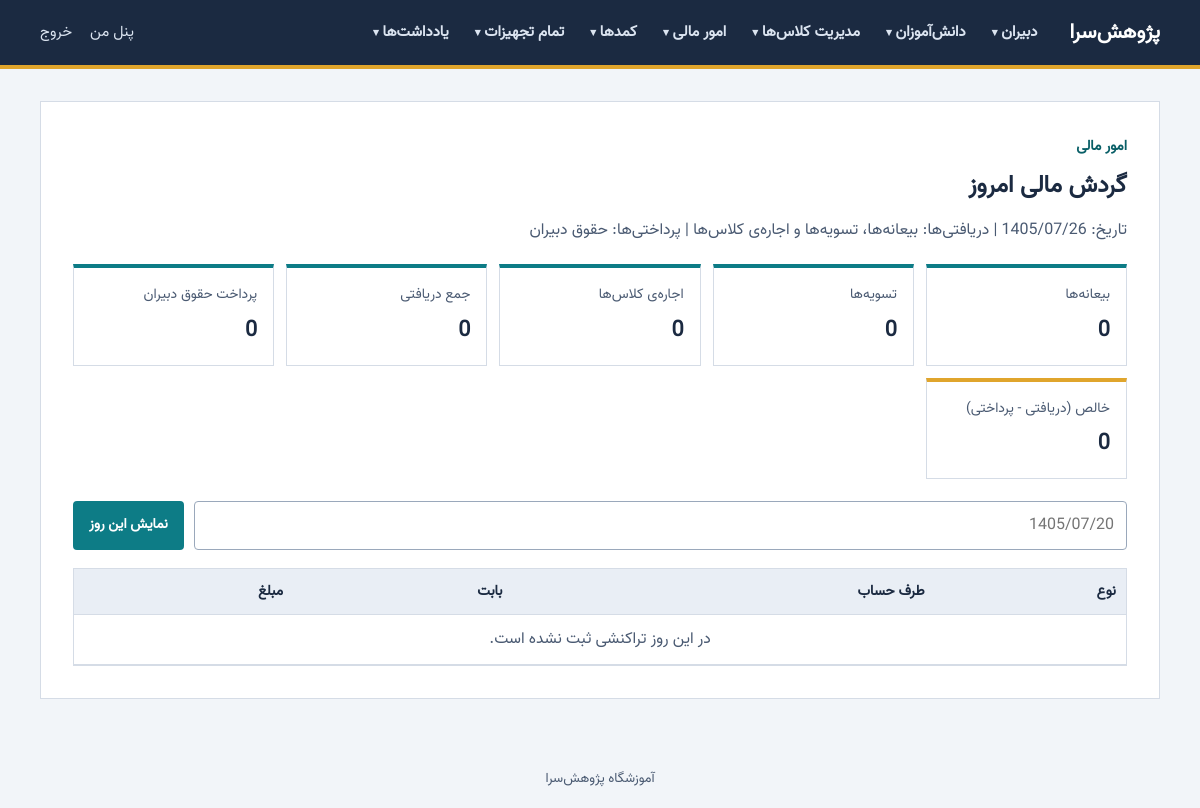
Page /admin/finance/today-turnover (signed in) on the earlier database version.
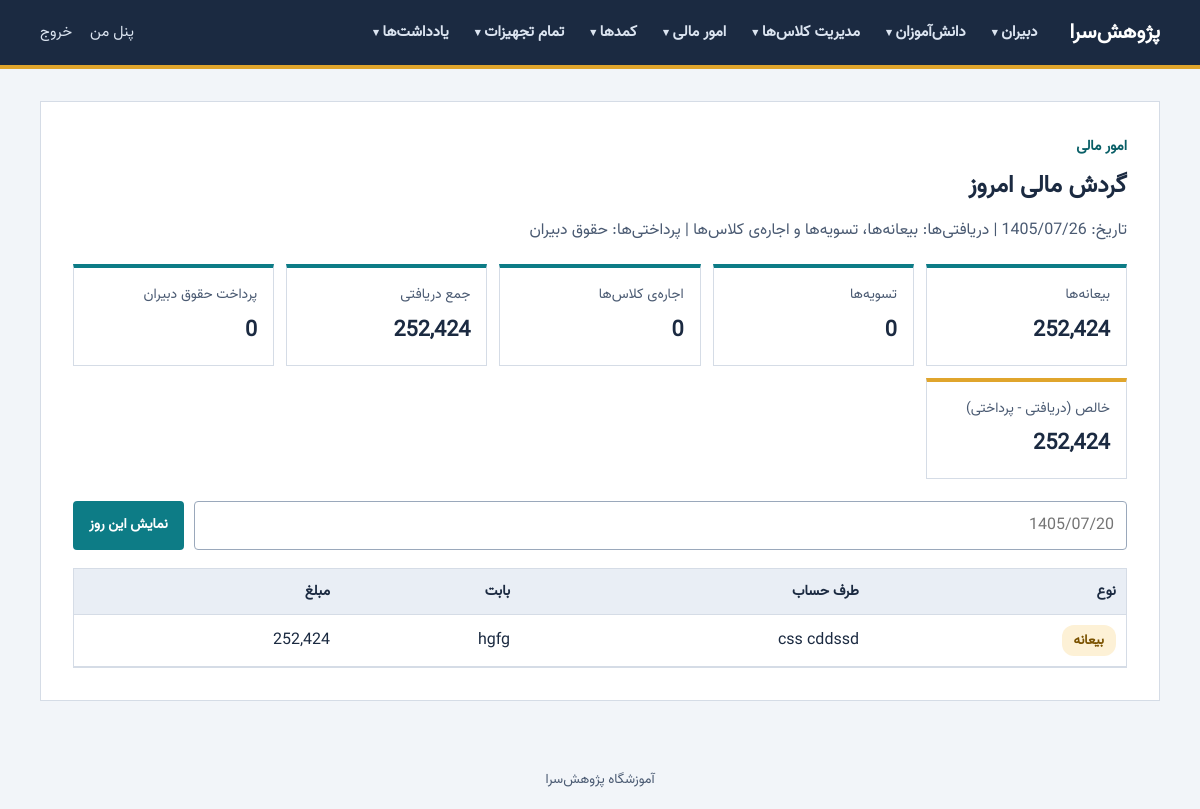
Same page on the later database version.
### models.py (models this page shows, shortened)
class Payments(db.Model):
    id = db.Column(db.Integer, primary_key=True)
    student_national_id_number = db.Column(db.Text)
    course_code = db.Column(db.Text)
    amount = db.Column(db.Integer)
    kind = db.Column(db.Text)
    payment_date = db.Column(db.Text)

class Courses(db.Model):
    id = db.Column(db.Integer, primary_key=True)
    course_name = db.Column(db.Text)
    course_instructor_national_id_number = db.Column(db.Text)
    number_of_students = db.Column(db.Integer)
    number_of_session = db.Column(db.Integer, default=0)
    activation_date = db.Column(db.Text)
    course_code = db.Column(db.Text)
    price = db.Column(db.Integer)
    teacher_salary = db.Column(db.Integer)
    active = db.Column(
        db.Boolean,
        default=False
    )
    end_of_course = db.Column(
        db.Boolean,
        default=False
    )

### app.py (the view)
@app.route("/admin/finance/today-turnover")
@login_required
@role_required("admin")
def finance_today():
    today = format_jalali(*today_jalali())
    raw = clean_digits(request.args.get("date"), 20)
    day = today
    if raw:
        parsed = parse_jalali_date(raw)
        if parsed:
            day = parsed
        else:
            flash("تاریخ نامعتبر است؛ امروز نمایش داده شد. تاریخ شمسی را مثل ۱۴۰۵/۰۷/۲۰ وارد کنید.", "error")
    payments = Payments.query.filter_by(payment_date=day).order_by(Payments.id).all()
    rentals = Renting_out_a_class.query.filter_by(registration_date=day).order_by(
        Renting_out_a_class.id).all()
    salaries = TeacherPayments.query.filter_by(payment_date=day).order_by(TeacherPayments.id).all()
    students = student_name_map(p.student_national_id_number for p in payments)
    teachers = teacher_name_map([r.teacher_national_id_number for r in rentals]
                                + [s.teacher_national_id_number for s in salaries])
    courses = course_name_map()
    entries = []
    for p in payments:
        course = courses.get(p.course_code)
        entries.append({"kind": p.kind or "پرداخت", "out": False,
                        "who": students.get(p.student_national_id_number, p.student_national_id_number or "—"),
                        "what": course.course_name if course and course.course_name else (p.course_code or "—"),
                        "amount": p.amount or 0})
    for r in rentals:
        entries.append({"kind": "اجاره کلاس", "out": False,
                        "who": teachers.get(r.teacher_national_id_number, r.teacher_national_id_number or "—"),
                        "what": f"کلاس {r.class_number} ({(r.class_start_time or '')[11:16]} تا {(r.class_end_time or '')[11:16]})",
                        "amount": r.amount or 0})
    for sal in salaries:
        course = courses.get(sal.course_code)
        entries.append({"kind": "حقوق دبیر", "out": True,
                        "who": teachers.get(sal.teacher_national_id_number, sal.teacher_national_id_number or "—"),
                        "what": course.course_name if course and course.course_name else (sal.course_code or "—"),
                        "amount": sal.amount or 0})
    totals = {}
    for e in entries:
        totals[e["kind"]] = totals.get(e["kind"], 0) + e["amount"]
    income = sum(e["amount"] for e in entries if not e["out"])
    outgo = totals.get("حقوق دبیر", 0)
    return render_template("finance_today.html", entries=entries, day=day, today=today,
                           deposits=totals.get("بیعانه", 0), settlements=totals.get("تسویه", 0),
                           rents=totals.get("اجاره کلاس", 0), income=income,
                           salaries=outgo, net=income - outgo)

### app.py (called while the page is built)
def clean(value, max_len=100):
    text = (value or "").translate(_INVISIBLE).strip().translate(_DIGITS)
    return text[:max_len]

def clean_digits(value, max_len=40):
    return re.sub(r"\s+", "", clean(value, 200))[:max_len]

def login_required(view):
    @wraps(view)
    def wrapper(*args, **kwargs):
        if "user_id" not in session:
            flash("برای ادامه ابتدا وارد شوید.", "error")
            return redirect(url_for("login"))
        return view(*args, **kwargs)
    return wrapper

def role_required(*roles):
    def decorator(view):
        @wraps(view)
        def wrapper(*args, **kwargs):
            if session.get("role") not in roles:
                abort(403)
            return view(*args, **kwargs)
        return wrapper
    return decorator

def get_csrf_token():
    if "csrf" not in session:
        session["csrf"] = secrets.token_hex(32)
    return session["csrf"]

def site_url():
    return os.environ.get("SITE_URL", "").rstrip("/") or request.url_root.rstrip("/")

def today_jalali():
    now = datetime.now(IRAN_TZ)
    return gregorian_to_jalali(now.year, now.month, now.day)

def format_jalali(jy, jm, jd):
    return f"{jy:04d}/{jm:02d}/{jd:02d}"

### templates/finance_today.html (shortened to what this page needs)
{% extends "base.html" %}
{% block content %}
<section class="card wide">
    <p class="crumb">امور مالی</p>
    <h1>گردش مالی {% if day == today %}امروز{% else %}روز {{ day }}{% endif %}</h1>
    <p class="lead">تاریخ: <span dir="ltr">{{ day }}</span> | دریافتی‌ها: بیعانه‌ها، تسویه‌ها و اجاره‌ی کلاس‌ها | پرداختی‌ها: حقوق دبیران</p>
    <div class="stats">
        <div class="stat"><span>بیعانه‌ها</span><strong>{{ deposits|money }}</strong></div>
        <div class="stat"><span>تسویه‌ها</span><strong>{{ settlements|money }}</strong></div>
        <div class="stat"><span>اجاره‌ی کلاس‌ها</span><strong>{{ rents|money }}</strong></div>
        <div class="stat"><span>جمع دریافتی</span><strong>{{ income|money }}</strong></div>
        <div class="stat"><span>پرداخت حقوق دبیران</span><strong class="{% if salaries %}text-danger{% endif %}">{{ salaries|money }}</strong></div>
        <div class="stat total"><span>خالص (دریافتی - پرداختی)</span><strong class="{% if net < 0 %}text-danger{% endif %}">{{ net|money }}</strong></div>
    </div>
    <form class="toolbar" method="get" action="{{ url_for('finance_today') }}">
        <input id="date" name="date" type="text" dir="ltr" placeholder="1405/07/20" maxlength="10"
               value="{{ day if day != today else '' }}">
        <button class="btn primary small" type="submit">نمایش این روز</button>
    </form>
    <div class="table-wrap">
        <table class="table wrap">
            <thead>
                <tr>
                    <th scope="col">نوع</th>
                    <th scope="col">طرف حساب</th>
                    <th scope="col">بابت</th>
                    <th scope="col">مبلغ</th>
                </tr>
            </thead>
            <tbody>
                {% for e in entries %}
                <tr>
                    <td>
                        {% if e.kind == 'بیعانه' %}<span class="badge-loaned">{{ e.kind }}</span>
                        {% elif e.kind == 'تسویه' %}<span class="badge-ok">{{ e.kind }}</span>
                        {% elif e.out %}<span class="badge-overdue">{{ e.kind }}</span>
                        {% else %}<span class="badge-off">{{ e.kind }}</span>{% endif %}
                    </td>
                    <td>{{ e.who }}</td>
                    <td>{{ e.what }}</td>
                    <td>{% if e.out %}<span class="text-danger">- {{ e.amount|money }}</span>{% else %}{{ e.amount|money }}{% endif %}</td>
                </tr>
                {% else %}
                <tr><td colspan="4" class="empty">در این روز تراکنشی ثبت نشده است.</td></tr>
                {% endfor %}
            </tbody>
        </table>
    </div>
</section>
{% endblock %}

Differences in the rows shown:
added Payments: kind "بیعانه", amount "252,424"
added Courses: what "hgfg"
Other differences:
{{ deposits|money }}: "0" → "252,424"
{{ income|money }}: "0" → "252,424"
{{ net|money }}: "0" → "252,424"
new list line: "css cddssd"
text no longer shown: "در این روز تراکنشی ثبت نشده است."
